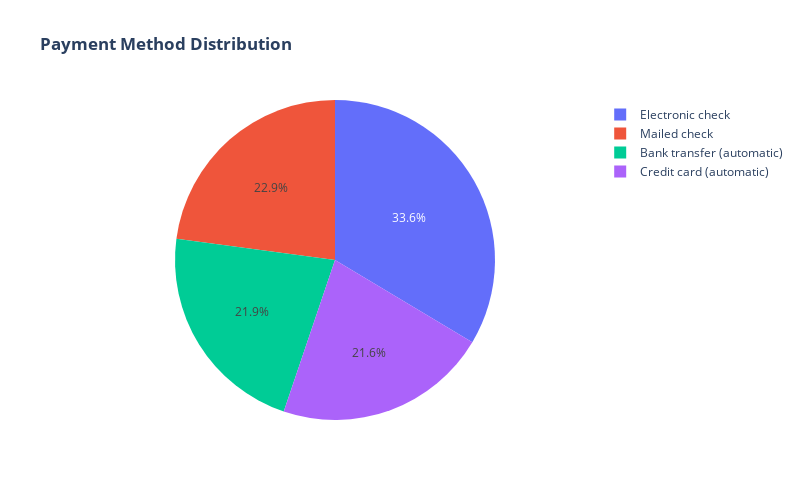

Notebook code cell kept with this figure:
### Markdown cell above
Customers with monthly contracts are more likely to churn.

### Code cell
labels = data['PaymentMethod'].unique()
values = data['PaymentMethod'].value_counts()

fig = go.Figure(data=[go.Pie(labels=labels, values=values)])
fig.update_layout(width=800, height=500,title_text="<b>Payment Method Distribution</b>")
fig.show()

### Figure 1 — Plotly figure (JSON) as saved in the notebook; plotly's stock layout.template omitted (floating-point values rounded to 4 significant figures)
{"data": [{"labels": ["Electronic check", "Mailed check", "Bank transfer (automatic)", "Credit card (automatic)"], "type": "pie", "values": [2365, 1612, 1544, 1522]}], "layout": {"height": 500, "title": {"text": "<b>Payment Method Distribution</b>"}, "width": 800}}
